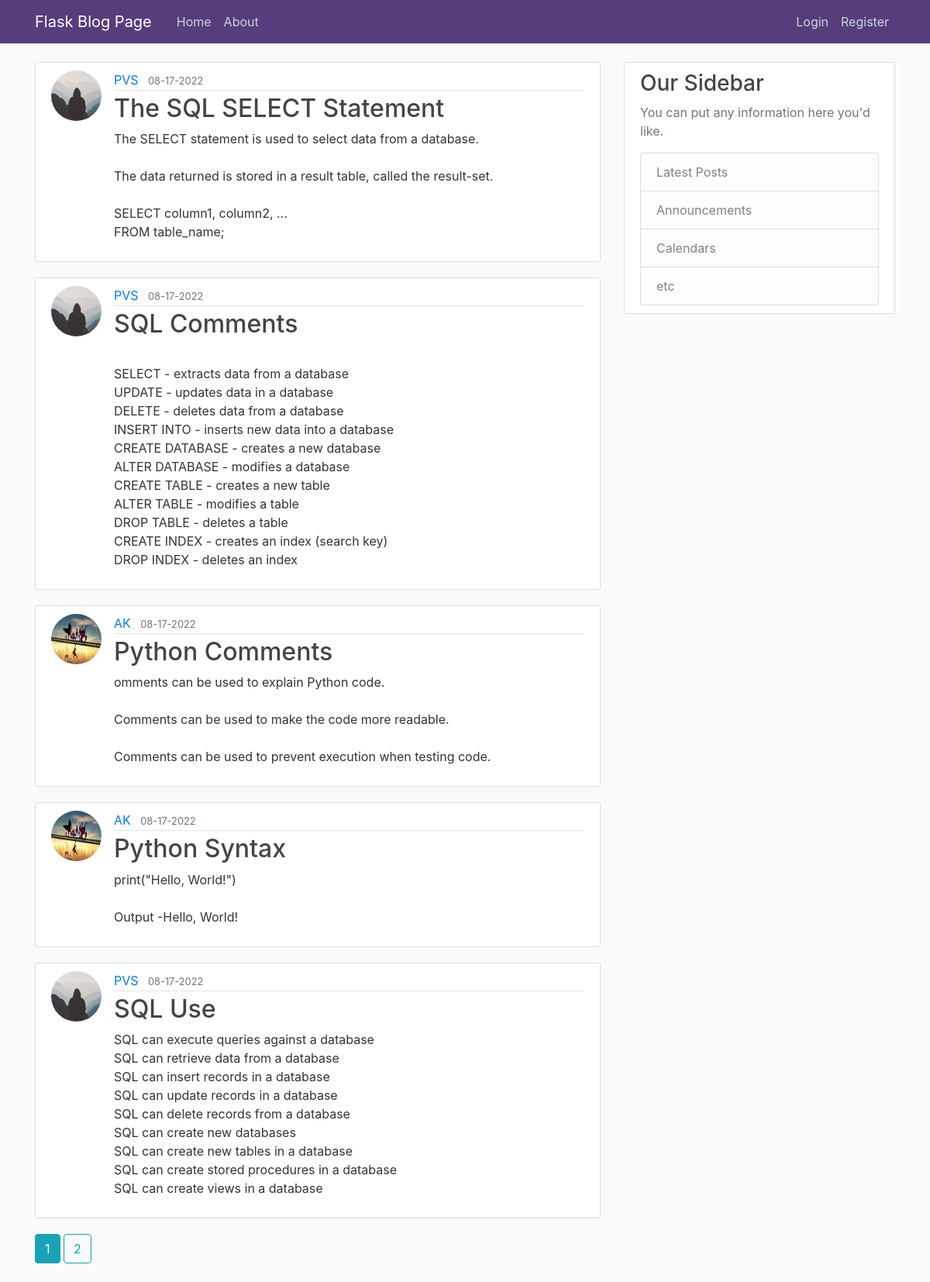
The page /home on the database its author committed.
### flaskblog/models.py (models this page shows, shortened)
class Post(db.Model):
    id = db.Column(db.Integer, primary_key=True)
    title = db.Column(db.String(100), nullable=False)
    date_posted = db.Column(db.DateTime, nullable=False, default=datetime.utcnow)
    content = db.Column(db.Text, nullable=False)
    user_id = db.Column(db.Integer, db.ForeignKey('user.id'), nullable=False)

class User(db.Model, UserMixin):
    id = db.Column(db.Integer, primary_key=True)
    username = db.Column(db.String(20), unique=True, nullable=False)
    email = db.Column(db.String(120), unique=True, nullable=False)
    image_file = db.Column(db.String(20), nullable=False, default='default.jpg')
    password = db.Column(db.String(60), nullable=False)
    posts = db.relationship('Post', backref='author', lazy=True)

### flaskblog/routes.py (the view)
@app.route("/")
@app.route("/home")
def home():
    page = request.args.get('page', 1, type=int)
    posts = Post.query.order_by(Post.date_posted.desc()).paginate(page=page, per_page=5)
    return render_template('home.html', posts=posts)

### flaskblog/templates/home.html
{% extends "layout.html" %}
{% block content %}
{% for post in posts.items %}
<article class="media content-section">
    <img class="rounded-circle article-img"
         src="{{ url_for('static', filename='profile_pics/' + post.author.image_file) }}">
    <div class="media-body">
        <div class="article-metadata">
            <a class="mr-2" href="{{ url_for('user_posts', username=post.author.username) }}">{{ post.author.username }}</a>
            <small class="text-muted">{{ post.date_posted.strftime('%m-%d-%Y') }}</small>
        </div>
        <h2><a class="article-title" href="{{ url_for('post', post_id=post.id) }}">{{ post.title }}</a></h2>
        <p class="article-content">{{ post.content }}</p>
    </div>
</article>
{% endfor %}
{% for page_num in posts.iter_pages(left_edge=1, right_edge=1, left_current=1, right_current=2) %}
{% if page_num %}
{% if posts.page == page_num %}
<a class="btn btn-info mb-4" href="{{ url_for('home', page=page_num) }}">{{ page_num }}</a>
{% else %}
<a class="btn btn-outline-info mb-4" href="{{ url_for('home', page=page_num) }}">{{ page_num }}</a>
{% endif %}
{% else %}
...
{% endif %}
{% endfor %}
{% endblock content %}

### flaskblog/templates/layout.html (shortened to what this page needs)
<!DOCTYPE html>
<html lang="en" xmlns="http://www.w3.org/1999/html">
<head>
    <link rel="stylesheet" href="https://cdn.jsdelivr.net/npm/bootstrap@4.5.3/dist/css/bootstrap.min.css"
>
    <link rel="stylesheet" type="text/css" href="{{url_for('static', filename='main.css')}}">
</head>
<body>
<header class="site-header">
    <nav class="navbar navbar-expand-md navbar-dark bg-steel fixed-top" style="background-color: #563d7c;">
        <div class="container">
            <a class="navbar-brand mr-4" href="/">Flask Blog Page</a>
            <div class="collapse navbar-collapse" id="navbarToggle">
                <div class="navbar-nav mr-auto">
                    <a class="nav-item nav-link" href="{{ url_for('home') }}">Home</a>
                    <a class="nav-item nav-link" href="{{ url_for('about') }}">About</a>
                </div>
                <div class="navbar-nav">
                    {% if current_user.is_authenticated %}
                    <a class="nav-item nav-link" href="{{ url_for('new_post') }}">New Post</a>
                    <a class="nav-item nav-link" href="{{ url_for('account') }}">Account</a>
                    <a class="nav-item nav-link" href="{{ url_for('logout') }}">Logout</a>
                    {% else %}
                    <a class="nav-item nav-link" href="{{ url_for('login') }}">Login</a>
                    <a class="nav-item nav-link" href="{{ url_for('register') }}">Register</a>
                    {% endif %}
                </div>
            </div>
        </div>
    </nav>
</header>
<main role="main" class="container">
    <div class="row">
        <div class="col-md-8">
            {% block content %}{% endblock %}
        </div>
        <div class="col-md-4">
            <div class="content-section">
                <h3>Our Sidebar</h3>
                <p class='text-muted'>You can put any information here you'd like.</p>
                <ul class="list-group">
                    <li class="list-group-item list-group-item-light">Latest Posts</li>
                    <li class="list-group-item list-group-item-light">Announcements</li>
                    <li class="list-group-item list-group-item-light">Calendars</li>
                    <li class="list-group-item list-group-item-light">etc</li>
                </ul>
            </div>
        </div>
    </div>
</main>
</body>
</html>

### flaskblog/static/main.css (style rules this page uses)
body { background: #fafafa; color: #333333; margin-top: 5rem; }
h1, h2, h3, h4, h5, h6 { color: #444444; }
.bg-steel { background-color: #5f788a; }
.site-header .navbar-nav .nav-link { color: #cbd5db; }
.content-section { background: #ffffff; padding: 10px 20px; border: 1px solid #dddddd; border-radius: 3px; margin-bottom: 20px; }
.article-title { color: #444444; }
.article-content { white-space: pre-line; }
.article-img { height: 65px; width: 65px; margin-right: 16px; }
.article-metadata { padding-bottom: 1px; margin-bottom: 4px; border-bottom: 1px solid #e3e3e3 }

### rows shown on the page
Post: image_file (placeholder picture), author.username "PVS", date_posted "08-17-2022", title "The SQL SELECT Statement", content "The SELECT statement is used to select data from a database. The data returned is stored in a result table, called the result-set. SELECT column1, column2, ... FROM table_name;"
Post: image_file (placeholder picture), author.username "PVS", date_posted "08-17-2022", title "SQL Comments", content "SELECT - extracts data from a database UPDATE - updates data in a database DELETE - deletes data from a database INSERT INTO - inserts new data into a database CREATE DATABASE - creates a new database ALTER DATABASE - modifies a database CREATE TABLE - creates a new table ALTER TABLE - modifies a table DROP TABLE - deletes a table CREATE INDEX - creates an index (search key) DROP INDEX - deletes an index"
Post: image_file (picture), author.username "AK", date_posted "08-17-2022", title "Python Comments", content "omments can be used to explain Python code. Comments can be used to make the code more readable. Comments can be used to prevent execution when testing code."
Post: image_file (picture), author.username "AK", date_posted "08-17-2022", title "Python Syntax", content "print(\"Hello, World!\") Output -Hello, World!"
Post: image_file (placeholder picture), author.username "PVS", date_posted "08-17-2022", title "SQL Use", content "SQL can execute queries against a database SQL can retrieve data from a database SQL can insert records in a database SQL can update records in a database SQL can delete records from a database SQL can create new databases SQL can create new tables in a database SQL can create stored procedures in a database SQL can create views in a database"

### other values the page prints
{{ page_num }} "1"
{{ page_num }} "2"
